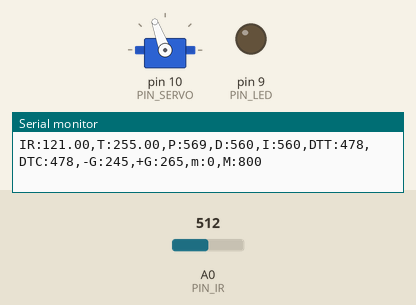
Bench run of a sketch on a simulated Arduino Uno, built with avr-gcc and run on an emulated ATmega328P. Parts: servo, output pins drawn as LEDs (lit = HIGH), the last lines printed to the serial monitor. The inputs (shaded band) are chosen by the test bench; at power-on: A0 (PIN_IR) = 512.

Above: at 1.2 s.
1.3 s: A0 (PIN_IR) set to 400
At 1.48 s:
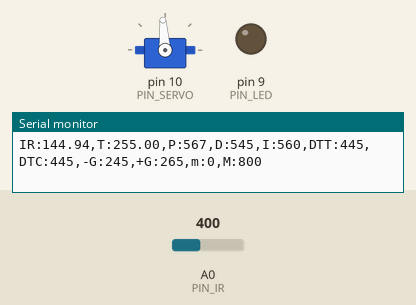
3.1 s: A0 (PIN_IR) set to 420
6.1 s: A0 (PIN_IR) set to 122
At 7.5 s:
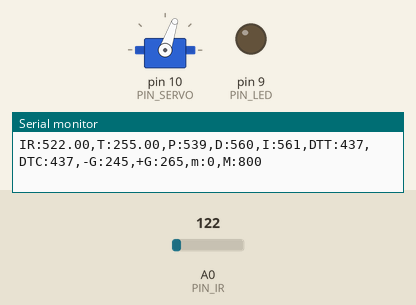
Timing chart, 0 to 9.1 s (numbered marks = the images above; inputs shaded):
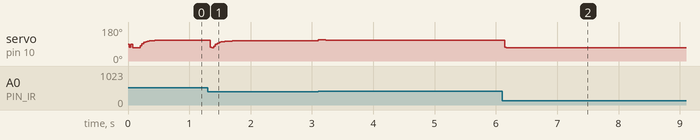

The sketch:

PID_final.ino
```cpp
#include <Servo.h>

/////////////////////////////
// Configurable parameters //
/////////////////////////////

// Arduino pin assignment
#define PIN_LED 9
#define PIN_SERVO 10
#define PIN_IR A0

// Framework setting
#define _DIST_TARGET 250
#define _DIST_MIN 100
#define _DIST_MAX 410

// Distance sensor
#define _DIST_ALPHA 0.35

// Servo range
#define _DUTY_MIN 1274 //1125
#define _DUTY_NEU 1475
#define _DUTY_MAX 1700 //1825

// Servo speed control
#define _SERVO_ANGLE 25
#define _SERVO_SPEED 550

// Event periods
#define _INTERVAL_DIST 30
#define _INTERVAL_SERVO 20
#define _INTERVAL_SERIAL 100

#define DELAY 1500

// PID parameters
#define _KP 1.5 //1.7 //0.65 2.0
#define _KD 60.0 //77.0 //17.0 53.0
#define _KI 0.0026

#define a 70
#define b 417

//////////////////////
// global variables //
//////////////////////

// Servo instance
Servo myservo;

// Distance sensor
float dist_target=255; // location to send the ball
float dist_raw;
float dist_ema=0; //측정된 값과 ema 필터를 적용한 값
float samples_num=3;

// Event periods
unsigned long last_sampling_time_dist, last_sampling_time_servo, last_sampling_time_serial;
bool event_dist, event_servo, event_serial;

// Servo speed control
int duty_chg_per_interval;
int duty_target, duty_curr;

// PID variables
float error_curr, error_prev, control, pterm, dterm, iterm;

void setup() {
// initialize GPIO pins for LED and attach servo
myservo.attach(PIN_SERVO);

pinMode(PIN_LED,OUTPUT);

// initialize global variables
duty_curr = _DUTY_NEU;

// move servo to neutral position
myservo.writeMicroseconds(_DUTY_NEU);

// initialize serial port
Serial.begin(57600);

// convert angle speed into duty change per interval.
  duty_chg_per_interval = (_DUTY_MAX - _DUTY_MIN) * (_SERVO_SPEED / _SERVO_ANGLE ) * (_INTERVAL_SERVO / 1000.0);
}


void loop() {
/////////////////////
// Event generator //
/////////////////////

unsigned long time_curr = millis();
if(time_curr >= last_sampling_time_dist + _INTERVAL_DIST){
    last_sampling_time_dist += _INTERVAL_DIST;
    event_dist = true;
}

if(time_curr >= last_sampling_time_servo + _INTERVAL_SERVO ){
    last_sampling_time_servo += _INTERVAL_SERVO;
    event_servo = true;
}

if(time_curr >= last_sampling_time_serial + _INTERVAL_SERIAL ){
    last_sampling_time_serial += _INTERVAL_SERIAL;
    event_serial = true;
}

////////////////////
// Event handlers //
////////////////////

  // get a distance reading from the distance sensor
  if(event_dist) {
     event_dist = false;
     dist_raw = ir_distance_filtered();

  // PID control logic
    error_curr = _DIST_TARGET - dist_raw;
    pterm = _KP * error_curr;
    dterm = _KD * (error_curr - error_prev);
    iterm += _KI * error_curr;
    control = pterm + dterm + iterm;

  // duty_target = f(duty_neutral, control)
    duty_target = _DUTY_NEU + control;

  // keep duty_target value within the range of [_DUTY_MIN, _DUTY_MAX]
    if(duty_target > _DUTY_MAX){
      duty_target = _DUTY_MAX;
    }
    if(duty_target < _DUTY_MIN){
      duty_target = _DUTY_MIN;
    }

  // update error_prev
    error_prev = error_curr;
  }

  if(event_servo) {
    event_servo=false;
    // adjust duty_curr toward duty_target by duty_chg_per_interval
    if(duty_target>duty_curr) {
      duty_curr += duty_chg_per_interval;
      if(duty_curr > duty_target) duty_curr = duty_target;
    }
    else {
      duty_curr -= duty_chg_per_interval;
      if(duty_curr < duty_target) duty_curr = duty_target;
    }
    // update servo position
     myservo.writeMicroseconds(duty_curr);
  }

  if(event_serial) {
    event_serial = false;
    Serial.print("IR:");
    Serial.print(dist_raw);
    Serial.print(",T:");
    Serial.print(dist_target);
    Serial.print(",P:");
    Serial.print(map(pterm,-1000,1000,510,610));
    Serial.print(",D:");
    Serial.print(map(dterm,-1000,1000,510,610));
    Serial.print(",I:");
    Serial.print(map(iterm,-1000,1000,510,610));
    Serial.print(",DTT:");
    Serial.print(map(duty_target,1000,2000,410,510));
    Serial.print(",DTC:");
    Serial.print(map(duty_curr,1000,2000,410,510));
    Serial.println(",-G:245,+G:265,m:0,M:800");
  }
}

float ir_distance(void){ // return value unit: mm
  float val;
  float volt = float(analogRead(PIN_IR));
  val = ((6762.0/(volt-9.0))-4.0) * 10.0;
  return 300.0 / (b - a) * (val - a) + 100;
}

float noise_filtered(void){
  int currReading;
  int largestReading = 0;
  for (int i = 0; i < samples_num; i++) {
    currReading = ir_distance();
    if (currReading > largestReading) { largestReading = currReading; }
    delayMicroseconds(DELAY);
  }
  return largestReading;
}

float ir_distance_filtered(void){
  int currReading;
  int lowestReading = 1024;
  dist_raw = ir_distance();
  for (int i = 0; i < samples_num; i++) {
    currReading = noise_filtered();
    if (currReading < lowestReading) { lowestReading = currReading; }
  }
  dist_ema = _DIST_ALPHA *lowestReading + (1-_DIST_ALPHA )*dist_ema;
  return dist_ema;
}
```

Measured:
- after the input at 6.1 s, servo on pin 10 (PIN_SERVO): 111° → 71° at once
